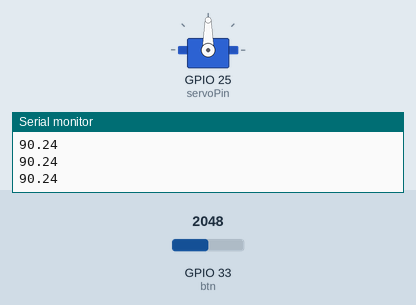
Recording of a sketch running on a simulated ESP32. Shown: servo, the last lines printed to the serial monitor. The test bench sets the inputs (shaded band); at power-on: GPIO 33 (btn) = 2048.

Above: at 1.2 s.
1.3 s: GPIO 33 (btn) set to 2866
At 2.2 s:
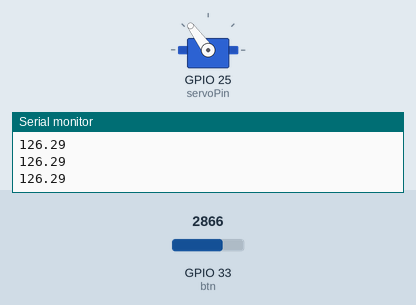
2.8 s: GPIO 33 (btn) set to 3603
At 3.5 s:
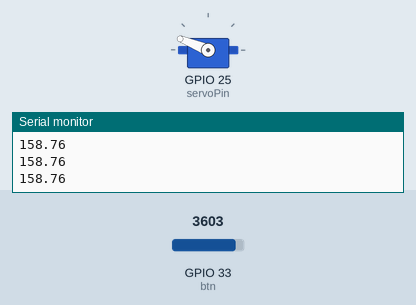
4.3 s: GPIO 33 (btn) set to 4095
At 4.7 s:
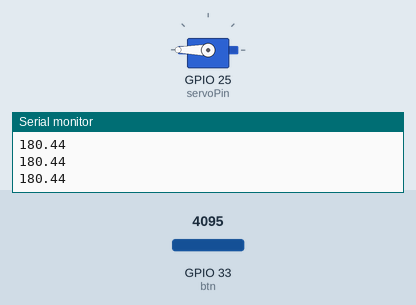
5.8 s: GPIO 33 (btn) set to 1228
At 7.0 s:
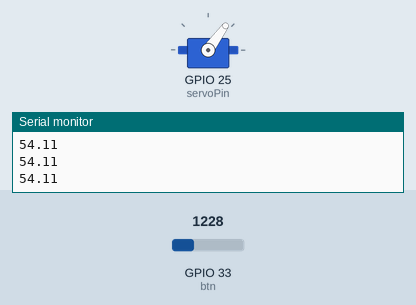
7.3 s: GPIO 33 (btn) set to 491
At 8.4 s:
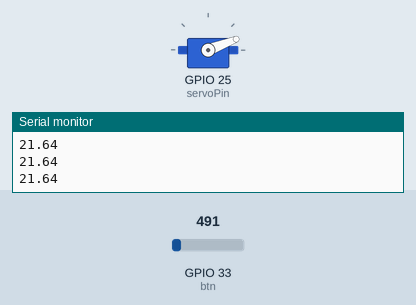
8.8 s: GPIO 33 (btn) set to 2047
At 9.6 s:
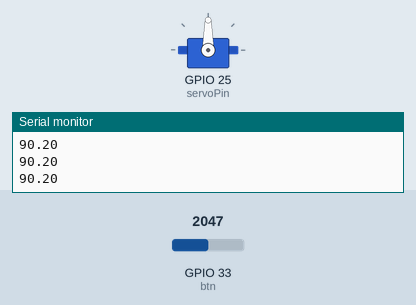
Timing chart, 0 to 11.3 s (numbered marks = the images above; inputs shaded):
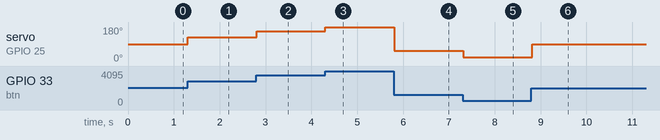

Measured:
- after the input at 1.3 s, servo on GPIO 25 (servoPin): 90° → 126° at once
- after the input at 2.8 s, servo on GPIO 25 (servoPin): 126° → 158° at once
- after the input at 4.3 s, servo on GPIO 25 (servoPin): 158° → 180° at once
- after the input at 5.8 s, servo on GPIO 25 (servoPin): 180° → 54° at once
- after the input at 7.3 s, servo on GPIO 25 (servoPin): 54° → 21° at once
- after the input at 8.8 s, servo on GPIO 25 (servoPin): 21° → 90° at once

The sketch:

servoControlFromThumbstickPos.ino
```cpp
#include <ESP32Servo.h>
Servo myservo;
int pos = 0;

int servoPin = 25;
int btn = 33;


void setup() {
  myservo.attach(servoPin);
  Serial.begin(115200);
}

void loop() {

  float btnval = analogRead(btn);
  Serial.println((btnval/4085)*180);
  myservo.write((btnval/4085)*180);
  delay(100);


}
```
